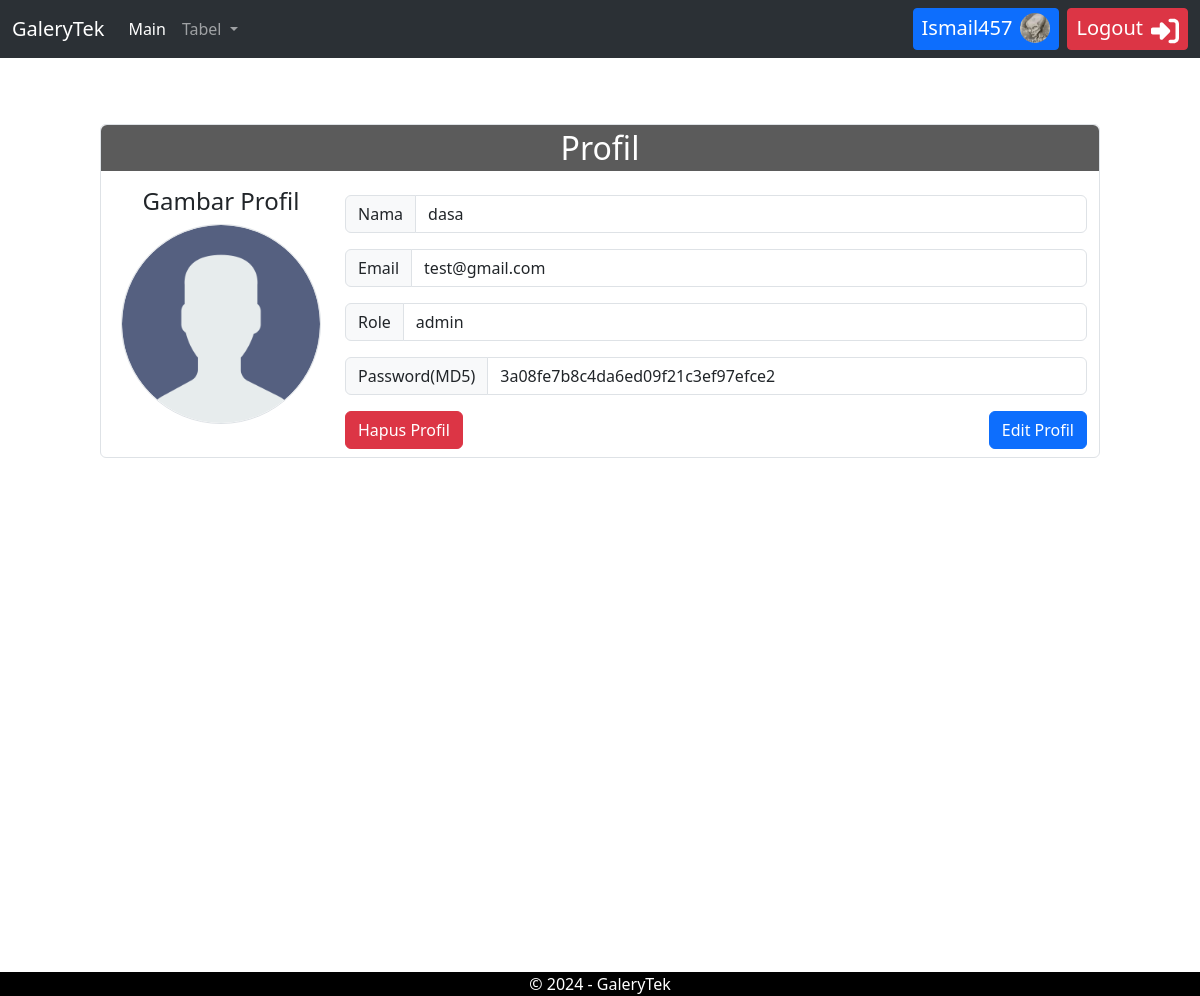
Screenshot of /admin/crud/user.php?id=11 (signed in) with the database file from the repository.
### tables this page shows
CREATE TABLE `user` (
  `id` int NOT NULL,
  `username` varchar(255) NOT NULL,
  `email` varchar(255) NOT NULL,
  `password` varchar(255) NOT NULL,
  `role` enum('admin','super admin') NOT NULL,
  `gambar` varchar(255) NOT NULL
);

### admin/crud/user.php (the view, shortened to what this page needs)
<!DOCTYPE html>
<html lang="en">
<head>
    <link rel="stylesheet" href="../assets/style/base.css">
    <link rel="stylesheet" href="../assets/style/profile.css">
    <link rel="stylesheet" href="../assets/style/fontawesome-free/css/all.css">
    <link rel="stylesheet" href="http://localhost/pw2024_tubes_233040070/admin/assets/plugins/fontawesome-free-6.5.2-web/css/all.css">
    <link rel="stylesheet" href="../assets/style/bootstrap.min.css">
</head>
<body>
    <?php
    include "../assets/shortcut/nav.php";
    if (isset($_GET['id'])) {
        $getId = $_GET['id'];
        $query = mysqli_query($koneksi, "SELECT * FROM user WHERE id='$getId'");
        while ($tampil = mysqli_fetch_assoc($query)) {
            $username = $tampil['username'];
            $password = $tampil['password'];
            $email = $tampil['email'];
            $role = $tampil['role'];
            $userId = $tampil['id'];
            if ($tampil['gambar']) {
                $gambar_profile = $tampil['gambar'];
            } else {
                $gambar_profile = "Profile_picture.png";
            }
        }
    } else {
        $username = $tampil_user['username'];
        $password = $tampil_user['password'];
        $email = $tampil_user['email'];
        $role = $tampil_user['role'];
        $userId = $tampil_user['id'];
    }
    ?>
    <section class="main mt-5" style="height: 100vh;">
        <div class="data d-flex flex-column border rounded text-center">
            <h2 class="rounded-top text-white p-1">Profil</h2>
            <div class="container d-flex">
                <div class="d-inline-flex flex-column text-center p-2 me-3">
                    <h4>Gambar Profil</h4>
                    <img class="mx-auto mb-2 mt-0 border rounded-circle" src="recource/gambar_profile/<?= $gambar_profile ?>" alt="../assets/style/gambar/Profile_picture.png" width="200px" height="200px">
                </div>
                <div class="main_form m-auto" style="width: 100%;">
                    <div class="input-group my-3">
                        <span class="input-group-text" id="addon-wrapping">Nama</span>
                        <input type="text" value="<?= $username ?>" class="form-control" placeholder="Nama" aria-label="Nama" aria-describedby="addon-wrapping" readonly>
                    </div>
                    <div class="input-group mb-3">
                        <span class="input-group-text" id="addon-wrapping">Email</span>
                        <input type="email" value="<?= $email ?>" class="form-control" placeholder="Email" aria-label="Email" aria-describedby="addon-wrapping" readonly>
                    </div>
                    <div class="input-group mb-3">
                        <span class="input-group-text" id="addon-wrapping">Role</span>
                        <input type="text" value="<?= $role ?>" class="form-control" placeholder="Role" aria-label="Role" aria-describedby="addon-wrapping" readonly>
                    </div>
                    <?php
                    if ($tampil_user['role'] == "super admin") {
                        echo
                        "
                        <div class='input-group mb-3'>
                        <span class='input-group-text' id='addon-wrapping'>Password(MD5)</span>
                        <input type='text' value='" . $password . "' class='form-control' placeholder='Password' aria-label='Password' aria-describedby='addon-wrapping' readonly>
                    </div>
                        ";
                    }
                    ?>
                    <div class="d-flex justify-content-between flex-row-reverse mb-2">
                        <?php
                        if ($tampil_user['username'] == $username or $tampil_user["role"] == "super admin") {
                            echo "<a href='form/edit_profile.php?id=" . $userId . "' class='btn btn-primary'>Edit Profil</a>";
                        }
                        if ($tampil_user['username'] == $username or $tampil_user["role"] == "super admin") {
                            echo "<a href='aksi/hapus_profile.php?id=" . $userId . "' class='btn btn-danger' onclick='return confirm(`Anda yakin mau menghapus akun ini ?`)'>Hapus Profil</a>";
                        }
                        ?>
                    </div>
                </div>
            </div>
        </div>
    </section>
    <?php
    include "../assets/shortcut/link.php";
    ?>
</body>
</html>

### admin/assets/shortcut/nav.php (shortened to what this page needs)
<?php
include "koneksi.php";
$user = $_SESSION['user'];
$data_user = mysqli_query($koneksi, "SELECT * FROM user WHERE username='$user' or email='$user'");
$tampil_user = mysqli_fetch_array($data_user);
if ($tampil_user['gambar']) {
    $gambar_profile = $tampil_user['gambar'];
} else {
    $gambar_profile = "Profile_picture.png";
}
?>
<nav class="navbar navbar-expand-lg bg-body-tertiary position-fixed bg-dark" data-bs-theme="dark" style="
    color: white;
    width: 100%;
    z-index: 10;
    top: 0;">
    <div class="container-fluid">
        <a class="navbar-brand" href="./">GaleryTek</a>
        <div class="collapse navbar-collapse" id="navbarText">
            <ul class="navbar-nav me-auto mb-2 mb-lg-0 text-center">
                <li class="nav-item">
                    <a class="nav-link active" aria-current="page" href="#main">Main</a>
                </li>
                <li class="nav-item dropdown">
                    <a class="nav-link dropdown-toggle" href="#" role="button" data-bs-toggle="dropdown" aria-expanded="false">
                        Tabel
                    </a>
                </li>
            </ul>
            <div class="d-flex justify-content-evenly">
                <a href="http://localhost/pw2024_tubes_233040070/admin/crud/user.php" class="d-flex btn btn-sm btn-primary justify-content-center me-2">
                    <div class="fs-5 me-2"><?= $tampil_user['username'] ?></div><img class="rounded-circle" src="http://localhost/pw2024_tubes_233040070/admin/crud/recource/gambar_profile/<?= $gambar_profile; ?>" alt="Profile_picture.png" style="height:30px; width: 30px;">
                </a>
                <a href="http://localhost/pw2024_tubes_233040070/admin/crud/aksi/logout.php" class="d-flex btn btn-sm btn-danger justify-content-center" onclick="return confirm('Anda yakin ingin logout ?')">
                    <div class="fs-5">Logout</div><i class="fa-solid fa-right-to-bracket fa-2x ms-2 mt-1"></i>
                </a>
            </div>
        </div>
    </div>
</nav>
<div style="margin-bottom: 32px;">_</div>

### admin/assets/style/base.css (style rules this page uses)
* { margin: 0; padding: 0; scroll-behavior: smooth; }
img { border: 0; width: 200px; height: 200px; }

### admin/assets/style/profile.css (style rules this page uses)
.data { width: auto; margin: 100px; margin-bottom: 0px; }
.data h2 { background-color: #5b5b5b; }

### rows the page displays
user: username "Ismail457", gambar (picture)
user: username "dasa", email "test@gmail.com", role "admin", password "3a08fe7b8c4da6ed09f21c3ef97efce2"
